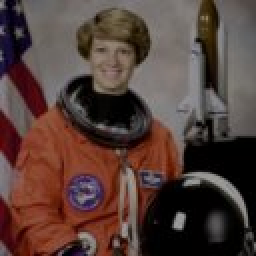
#> input picture wakeify/src/vision/__fixtures__/astronaut__dark.jpg, 128 x 128 px, given in place of a1.png, which was not available (shown 2 times larger)
$ python prepare.py out.png
#> lines starting #> are read from the running program, lines starting #| are printed output that depends on the picture; pictures that were not available may be replaced by others from this repository, and a replacement may not be noted
#!/usr/bin/env python3
"""
Builds the HELD-OUT evaluation set for the photo matcher.

These photos were never used while choosing features, weights or thresholds
(the calibration set lives in src/vision/__fixtures__ and comes from
scikit-image / matplotlib). They are downloaded from the OpenCV repositories:
  - opencv_extra/testdata/stitching: real multi-shot panoramas of the same
    scene with a moved camera (genuine "retake from a slightly different spot")
  - opencv/samples/data: stereo pairs, viewpoint pairs and unrelated photos

Usage:  python3 scripts/vision-heldout/prepare.py <out_dir>
Needs:  pip install pillow numpy
"""
import os, sys, urllib.request
import numpy as np
from PIL import Image, ImageEnhance, ImageFilter

OUT = sys.argv[1] if len(sys.argv) > 1 else 'heldout-data'
ST = 'https://raw.githubusercontent.com/opencv/opencv_extra/4.x/testdata/stitching/'
SD = 'https://raw.githubusercontent.com/opencv/opencv/4.x/samples/data/'
FILES = [ST + f for f in [
    'a1.png', 'a2.png', 'a3.png', 'b1.png', 'b2.png', 's1.jpg', 's2.jpg',
    *[f'boat{i}.jpg' for i in range(1, 7)], *[f'budapest{i}.jpg' for i in range(1, 7)],
    *[f'newspaper{i}.jpg' for i in range(1, 5)]]] + [SD + f for f in [
    'graf1.png', 'graf3.png', 'aero1.jpg', 'aero3.jpg', 'box.png', 'box_in_scene.png',
    'Blender_Suzanne1.jpg', 'Blender_Suzanne2.jpg', 'aloeL.jpg', 'aloeR.jpg',
    'left01.jpg', 'right01.jpg', 'left02.jpg', 'right02.jpg',
    'baboon.jpg', 'fruits.jpg', 'home.jpg', 'building.jpg', 'butterfly.jpg', 'orange.jpg',
    'apple.jpg', 'board.jpg', 'starry_night.jpg', 'messi5.jpg', 'sudoku.png', 'HappyFish.jpg',
    'chicky_512.png', 'smarties.png', 'stuff.jpg', 'pic1.png', 'notes.png']]

W = 128  # the app downsizes to 128 px wide before analysis (src/services/photo.ts)


def save(im, path):
    im = im.convert('RGB')
    h = max(1, round(im.height * W / im.width))
    im.resize((W, h), Image.BILINEAR).save(path, quality=90)


def crop(im, fx, fy, fw, fh):
    w, h = im.size
    return im.crop((int(w * fx), int(h * fy), int(w * (fx + fw)), int(h * (fy + fh))))


def main():
    os.makedirs(os.path.join(OUT, 'raw'), exist_ok=True)
    os.makedirs(os.path.join(OUT, 'fx'), exist_ok=True)
    rng = np.random.default_rng(7)
    for url in FILES:
        name = ('st_' if '/stitching/' in url else 'sd_') + url.rsplit('/', 1)[1]
        raw = os.path.join(OUT, 'raw', name)
        if not os.path.exists(raw):
            urllib.request.urlretrieve(url, raw)
        n = name.rsplit('.', 1)[0]
        im = Image.open(raw).convert('RGB')
#> im is the input picture: PIL image 128x128 RGB; mean R, G, B 84.6, 63.2, 57.7
        fx = lambda v: os.path.join(OUT, 'fx', f'{n}__{v}.jpg')
        save(im, fx('ref'))
        # Synthetic "next morning" variants — identical protocol to the calibration set.
        save(crop(im, 0.08, 0.05, 0.88, 0.9), fx('shift'))
#> call 2 of save, with path = 'out.png/fx/st_a1__shift.jpg'
#> in save (call 2), `im.resize((W, h), Image.BILINEAR).save(path, quality=90)`:
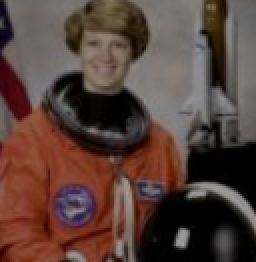
#> saved as st_a1__shift.jpg: PIL image 128x131 RGB (shown 2 times larger); mean R, G, B 87.6, 65.4, 58.4
        save(ImageEnhance.Brightness(im).enhance(0.6), fx('dark'))
        save(ImageEnhance.Contrast(ImageEnhance.Brightness(im).enhance(1.3)).enhance(0.85), fx('bright'))
#> call 4 of save, with path = 'out.png/fx/st_a1__bright.jpg'
#> in save (call 4), `im = im.convert('RGB')`:
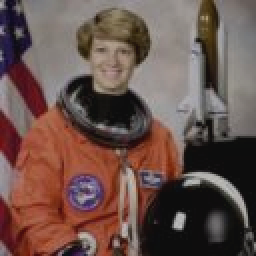
#> im: PIL image 128x128 RGB (shown 2 times larger); mean R, G, B 106, 82.4, 76.4
        save(im.rotate(7, resample=Image.BILINEAR).crop(
            (int(im.width * .06), int(im.height * .06), int(im.width * .94), int(im.height * .94))), fx('rot'))
#> in save (call 5), `im.resize((W, h), Image.BILINEAR).save(path, quality=90)`:
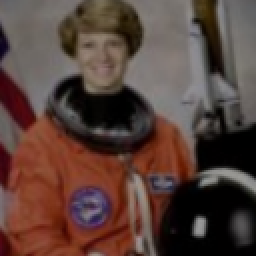
#> saved as st_a1__rot.jpg: PIL image 128x128 RGB (shown 2 times larger); mean R, G, B 87.8, 65.1, 58.4
        a = np.asarray(im.filter(ImageFilter.GaussianBlur(1.5))).astype(np.float32) + rng.normal(0, 10, (im.height, im.width, 3))
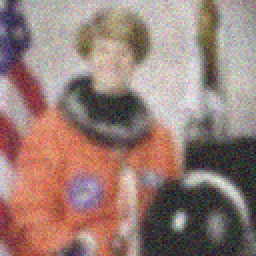
#> a: shape (128, 128, 3) float64 (shown 2 times larger); mean R, G, B 84.5, 63.1, 57.7; drawn with min black and max white
        save(Image.fromarray(np.clip(a, 0, 255).astype(np.uint8)), fx('noise'))
        c = ImageEnhance.Brightness(crop(im, 0.0, 0.08, 0.9, 0.9).rotate(-4, resample=Image.BILINEAR)).enhance(0.75)
#> call 2 of crop, with fx = 0, fy = 0.08, fw = 0.9, fh = 0.9
#> in crop (call 2), `return im.crop((int(w * fx), int(h * fy), int(w * (fx + fw)), int(h * ..`:
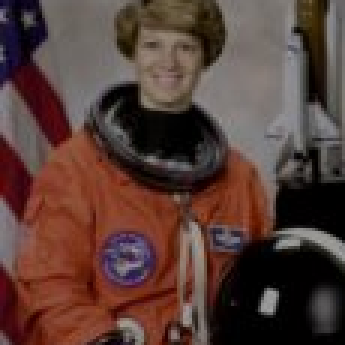
#> returned value: PIL image 115x115 RGB (shown 3 times larger); mean R, G, B 86.5, 61.5, 55.3
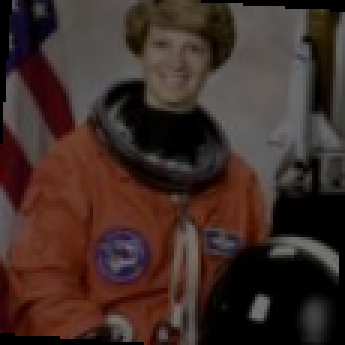
#> c: PIL image 115x115 RGB (shown 3 times larger); mean R, G, B 62.5, 44.1, 39.4
        save(Image.blend(c, Image.new('RGB', c.size, (255, 200, 150)), 0.12), fx('combo'))
#> in save (call 7), `im.resize((W, h), Image.BILINEAR).save(path, quality=90)`:
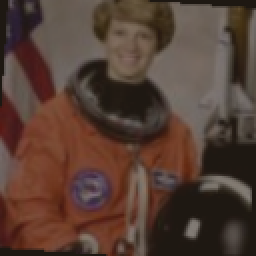
#> saved as st_a1__combo.jpg: PIL image 128x128 RGB (shown 2 times larger); mean R, G, B 85.1, 62.4, 52.3
#> pass 2 of the loop in main, `for url in FILES:`:
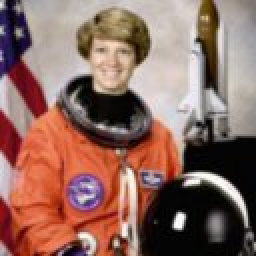
#> input picture wakeify/src/vision/__fixtures__/astronaut__noise.jpg, 128 x 128 px, given in place of a2.png, which was not available (shown 2 times larger)
#> in main, im is the input picture: PIL image 128x128 RGB; mean R, G, B 141.6, 105.9, 96.6
#> im: PIL image 113x113 RGB
#> im: PIL image 128x128 RGB
#> in crop (call 4), `return im.crop((int(w * fx), int(h * fy), int(w * (fx + fw)), int(h * ..`:
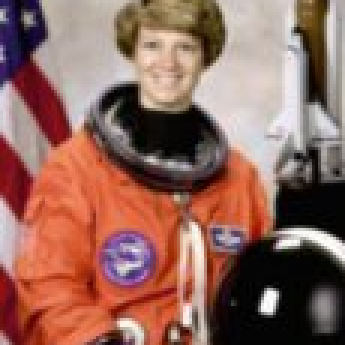
#> returned value: PIL image 115x115 RGB (shown 3 times larger); mean R, G, B 144.8, 103, 92.5
#> im: PIL image 115x115 RGB
#> in save (call 14), `im.resize((W, h), Image.BILINEAR).save(path, quality=90)`:
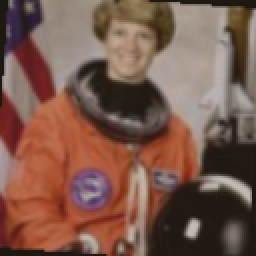
#> saved as st_a2__combo.jpg: PIL image 128x128 RGB (shown 2 times larger); mean R, G, B 122.6, 88.9, 75.9
    print('prepared', len(FILES), 'photos in', OUT)


if __name__ == '__main__':
#> (the run stopped early here; a loop or call above may not have finished)
